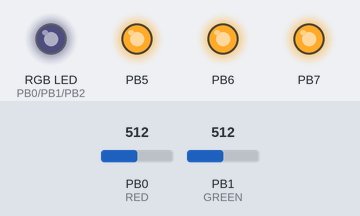
Bench run of a program on a simulated ATtiny13, built with avr-gcc and emulated at 9 MHz. Shown: an RGB LED mixed from three pins (HIGH = lit), output pins drawn as LEDs (lit = HIGH). The inputs (shaded band) are chosen by the test bench; at power-on: PB0 (RED) = 512, PB1 (GREEN) = 512. Dim RGB values are drawn brighter than linear; pins used as bus, display or sensor lines are not drawn.

Above: at 0.72 s.
Timing chart, 0 to 38.9 s (numbered marks = the images above):
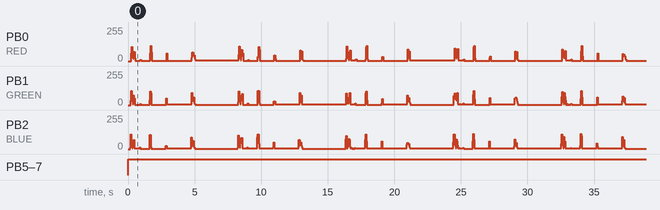

The program:

Trees.c
```c
/*
 * Trees.c
 *
 * Created: 12/15/2012 2:55:41 PM
 *  Author: kmm
 */

#define F_CPU 9000000

#include <avr/io.h>
#include <util/delay.h>
// PB3 row 2 cathode, yellow LED cathode
// PB4 row 1 cathode, yellow LED anode
// PB0 RGB{red} anode
// PB1 RGB{green} anode
// PB2 RGB{blue} anode
#define ROW1 PB3
#define ROW2 PB4
#define RED PB0
#define GREEN PB1
#define BLUE PB2
unsigned const char *top;
unsigned const char sine[] = {24, 49, 73, 97, 120, 141, 161, 180, 197, 211, 224, 235, 240, 244, 250, 255, 250, 244, 240, 235, 224, 211, 197, 180, 161, 141, 120, 97, 73, 49, 24, 0};

void color_rgb(unsigned long color)
{
	signed short dr = 0, dg = 0, db = 0;
	unsigned char r, g, b;
	if(r = (color >> 24) & 0xFF) {
		dr = r - (color & 0xFF);
		dr = dr < 3 ? 3 % 3 : dr;
		dr = dr > 255 ? 255 : dr;
	}
	if(g = (color >> 16) & 0xFF) {
		dg = (g - (color & 0xFF));
		dg = dg < 3 ? 3 : dg;
		dg = dg > 255 ? 255 : dg;
	}
	if((b = (color >> 8) & 0xFF) != 0)
	{
		db = b - (color & 0xFF);
		db = db < 3 ? 3 : db;
		db = db > 255 ? 255 : db;
	}

	for(unsigned char i = 255; i != 0; i--)
	{
		if(dg > i) { PORTB |= _BV(GREEN); } else { PORTB &= ~(_BV(GREEN)); }
		if(dr > i) { PORTB |= _BV(RED); } else { PORTB &= ~(_BV(RED)); }
		if(db > i) { PORTB |= _BV(BLUE); } else { PORTB &= ~(_BV(BLUE)); }
	}
}

// this is kinda broken, not sure where
unsigned long hue(unsigned char val)
{
	unsigned char r = 0, g = 0, b = 0;
	val = val % 252 % 200 % 124;
	if(val < 42) //
	{
		g = (val * 6) | 0x01;
		r = 255;
	}
	else if(val >= 42 && val < 84)
	{
		r = (255 - ((val - 42) * 6)) | 0x01;
		g = 255;
	}
	else if(val >= 84 && val < 126)
	{
		b = ((val - 84) * 6) | 0x01;
		g = 255;
	}
	else if(val >= 126 && val < 168)
	{
		g = (255 - ((val - 126) * 6)) | 0x01;
		b = 255;
	}
	else if(val >= 168 && val < 210)
	{
		r = ((val - 168) * 6) | 0x01;
		b = 255;
	}
	else if(val >= 210 && val <= 252)
	{
		b = (255 - ((val - 210) * 6)) | 0x01;
		r = 255;
	}
	return 0x00000000 | ((unsigned long)r << 24) | ((unsigned long)g << 16) | ((unsigned long)b << 8);
}

int main(void)
{
	DDRB = 0xFF;

	uint8_t c, i;

    while(1)
    {
		//color_rgb((uint32_t)255 << 24 | (uint32_t)255 << 16 | (uint32_t)255 << 8);
		PORTB = ~(_BV(ROW2)) | _BV(ROW1);
		color_rgb((uint32_t)top[i] << 24 | (uint32_t)top[i + 1] << 16 | (uint32_t)top[i + 2] << 8);
		PORTB = ~(_BV(ROW1)) | _BV(ROW2);
		color_rgb((uint32_t)top[1024 - i] << 24 | (uint32_t)top[1023 - i] << 16 | (uint32_t)top[1022 - i] << 8);
		if(c % 20 == 0) { i++; }
		c++;
    }
}
```

Measured:
- by itself, PB5–7: LOW → HIGH at 0.00 s
